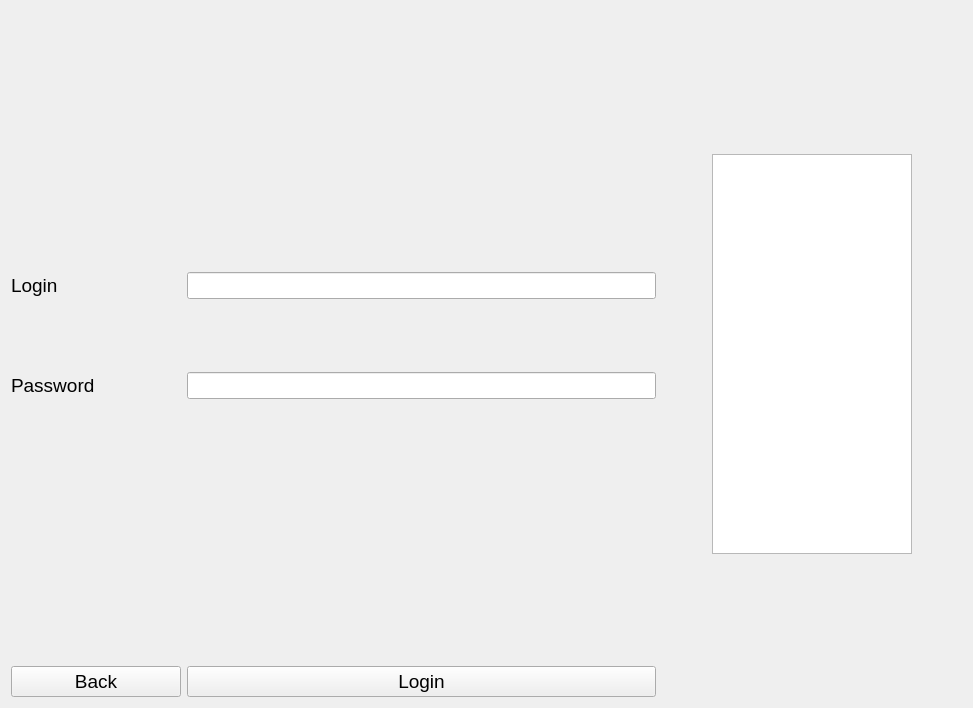
<?xml version="1.0" encoding="UTF-8"?>
<ui version="4.0">
 <class>ManagerLoginWidget</class>
 <widget class="QWidget" name="ManagerLoginWidget">
  <property name="geometry">
   <rect>
    <x>0</x>
    <y>0</y>
    <width>973</width>
    <height>708</height>
   </rect>
  </property>
  <property name="windowTitle">
   <string>Form</string>
  </property>
  <layout class="QHBoxLayout" name="horizontalLayout">
   <item>
    <layout class="QFormLayout" name="formLayout">
     <item row="0" column="0">
      <layout class="QFormLayout" name="formLayout_2"/>
     </item>
     <item row="0" column="1">
      <spacer name="verticalSpacer_3">
       <property name="orientation">
        <enum>Qt::Vertical</enum>
       </property>
       <property name="sizeType">
        <enum>QSizePolicy::Preferred</enum>
       </property>
       <property name="sizeHint" stdset="0">
        <size>
         <width>20</width>
         <height>400</height>
        </size>
       </property>
      </spacer>
     </item>
     <item row="1" column="0">
      <widget class="QLabel" name="label_2">
       <property name="minimumSize">
        <size>
         <width>100</width>
         <height>0</height>
        </size>
       </property>
       <property name="font">
        <font>
         <pointsize>14</pointsize>
        </font>
       </property>
       <property name="text">
        <string>Login</string>
       </property>
      </widget>
     </item>
     <item row="1" column="1">
      <widget class="QLineEdit" name="loginField">
       <property name="font">
        <font>
         <pointsize>12</pointsize>
        </font>
       </property>
      </widget>
     </item>
     <item row="2" column="1">
      <spacer name="verticalSpacer">
       <property name="orientation">
        <enum>Qt::Vertical</enum>
       </property>
       <property name="sizeHint" stdset="0">
        <size>
         <width>20</width>
         <height>40</height>
        </size>
       </property>
      </spacer>
     </item>
     <item row="3" column="1">
      <spacer name="verticalSpacer_4">
       <property name="orientation">
        <enum>Qt::Vertical</enum>
       </property>
       <property name="sizeHint" stdset="0">
        <size>
         <width>20</width>
         <height>200</height>
        </size>
       </property>
      </spacer>
     </item>
     <item row="4" column="0">
      <widget class="QLabel" name="label_3">
       <property name="font">
        <font>
         <pointsize>14</pointsize>
        </font>
       </property>
       <property name="text">
        <string>Password</string>
       </property>
      </widget>
     </item>
     <item row="4" column="1">
      <widget class="QLineEdit" name="passwordField">
       <property name="font">
        <font>
         <pointsize>12</pointsize>
        </font>
       </property>
      </widget>
     </item>
     <item row="5" column="0">
      <spacer name="horizontalSpacer_3">
       <property name="orientation">
        <enum>Qt::Horizontal</enum>
       </property>
       <property name="sizeType">
        <enum>QSizePolicy::Preferred</enum>
       </property>
       <property name="sizeHint" stdset="0">
        <size>
         <width>100</width>
         <height>20</height>
        </size>
       </property>
      </spacer>
     </item>
     <item row="5" column="1">
      <spacer name="verticalSpacer_2">
       <property name="orientation">
        <enum>Qt::Vertical</enum>
       </property>
       <property name="sizeType">
        <enum>QSizePolicy::Preferred</enum>
       </property>
       <property name="sizeHint" stdset="0">
        <size>
         <width>20</width>
         <height>400</height>
        </size>
       </property>
      </spacer>
     </item>
     <item row="6" column="0">
      <widget class="QPushButton" name="backButton">
       <property name="minimumSize">
        <size>
         <width>170</width>
         <height>0</height>
        </size>
       </property>
       <property name="font">
        <font>
         <pointsize>14</pointsize>
        </font>
       </property>
       <property name="text">
        <string>Back</string>
       </property>
      </widget>
     </item>
     <item row="6" column="1">
      <widget class="QPushButton" name="loginButton">
       <property name="font">
        <font>
         <pointsize>14</pointsize>
        </font>
       </property>
       <property name="text">
        <string>Login</string>
       </property>
      </widget>
     </item>
    </layout>
   </item>
   <item>
    <spacer name="horizontalSpacer">
     <property name="orientation">
      <enum>Qt::Horizontal</enum>
     </property>
     <property name="sizeType">
      <enum>QSizePolicy::Preferred</enum>
     </property>
     <property name="sizeHint" stdset="0">
      <size>
       <width>50</width>
       <height>82</height>
      </size>
     </property>
    </spacer>
   </item>
   <item>
    <widget class="QTextEdit" name="infoField">
     <property name="maximumSize">
      <size>
       <width>200</width>
       <height>400</height>
      </size>
     </property>
     <property name="font">
      <font>
       <pointsize>12</pointsize>
      </font>
     </property>
    </widget>
   </item>
   <item>
    <spacer name="horizontalSpacer_2">
     <property name="orientation">
      <enum>Qt::Horizontal</enum>
     </property>
     <property name="sizeType">
      <enum>QSizePolicy::Preferred</enum>
     </property>
     <property name="sizeHint" stdset="0">
      <size>
       <width>50</width>
       <height>20</height>
      </size>
     </property>
    </spacer>
   </item>
  </layout>
 </widget>
 <resources/>
 <connections/>
</ui>
